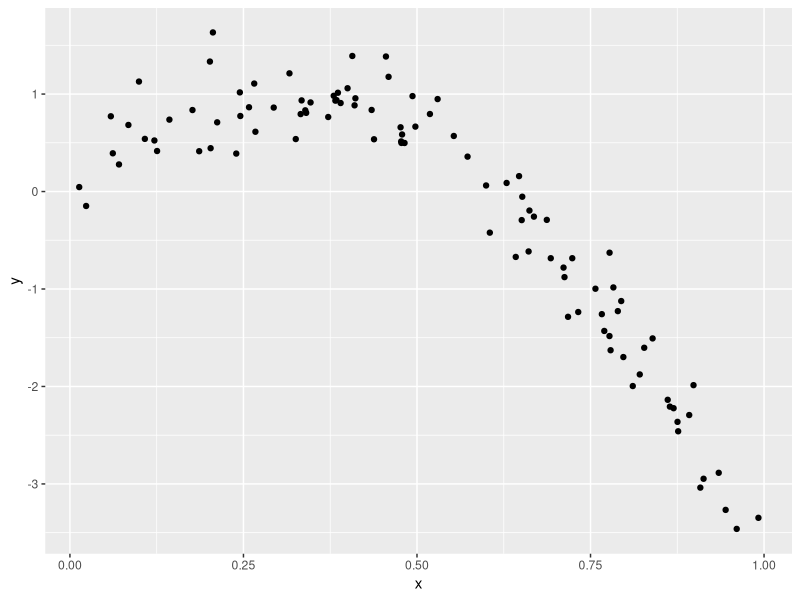
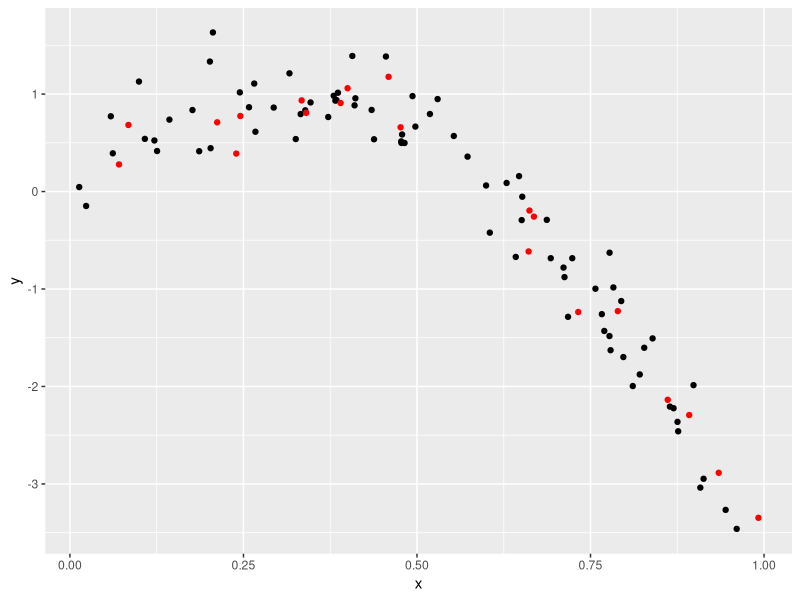
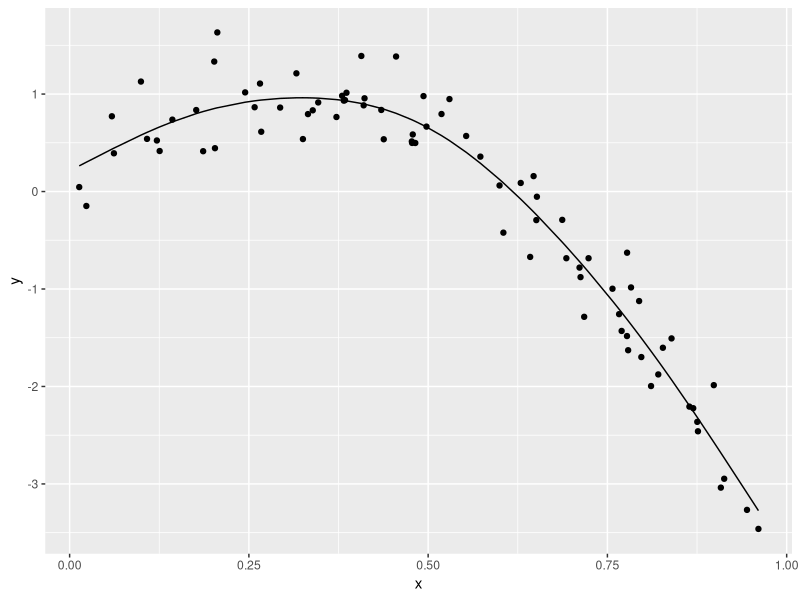

Write the R code that produced these figures, in order.
## ---- chunk 1
library(tidyverse)
library(modelr)
library(mgcv)
## ---- chunk 2
set.seed(1)
## ---- chunk 3
nonlin_df = 
  tibble(
    id = 1:100,
    x = runif(100, 0, 1),
    y = 1 - 10 * (x - .3) ^ 2 + rnorm(100, 0, .3)
  )

nonlin_df %>% 
  ggplot(aes(x = x, y = y)) + 
  geom_point()
## ---- chunk 4
train_df = sample_n(nonlin_df, 80)
# test_df should have the exact data that are not in training dataframe
test_df = anti_join(nonlin_df, train_df, by = "id")

ggplot(train_df, aes(x=x, y=y)) + 
  geom_point() +
  geom_point(data = test_df, color = "red")
## ---- chunk 5
linear_mod = lm(y~x, data = train_df)
smooth_mod = mgcv::gam(y ~ s(x), data = train_df)
wiggly_mod = mgcv::gam(y ~ s(x, k = 30), sp = 10e-6, data = train_df)
## ---- chunk 6
train_df %>% 
  add_predictions(smooth_mod) %>% 
  ggplot(aes(x = x, y = y)) + 
  geom_point() + 
  geom_line(aes(y = pred))
## ---- chunk 7
rmse(linear_mod, test_df)
rmse(smooth_mod, test_df)
rmse(wiggly_mod, test_df)
